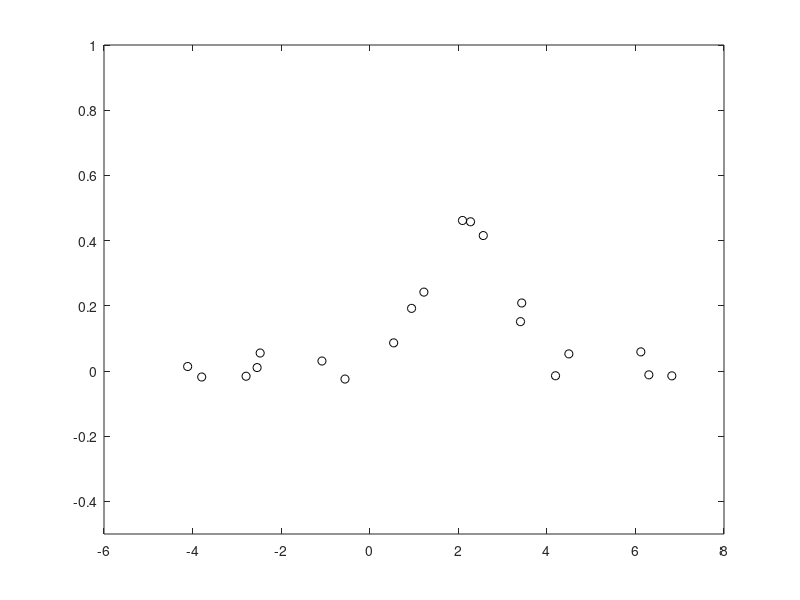

MATLAB code to generate this figure: (Note: this script raises an error after producing the figure.)
clc
clear
load('fitdata.mat');

clf
plot(X,Y,'ko');
hold on
ylim([-.5 1]);

%A = -.015;
%B = .05;
%C = .3;
%y = @(x) A*x.^2 + B*x + C;
mu = 0;
sigma2 = 1;
y = @(x) 1/sqrt(2*pi*sigma2).*exp(-(x-mu).^2/(2*sigma2));
coeff1 = fminsearch('calerror', [mu sigma2]);

xs = linspace(-6,8);
plot(xs,y(xs));


%RMS_error = 0;
for k = 1:Npts
    
    xdata = X(k);
    ydata = Y(k);
    
    
    plot( xdata,y(xdata),'k.','markersize',20);
    
    plot( [xdata xdata], [ydata y(xdata)], 'r', 'linewidth',2);
    
end

myfun1 = @(x) sin(x) + 0.6*x;
x1 = fminsearch(myfun1, 1);

myfun2 = @(x) sin(exp(x));
x2 = fminsearch(myfun2, 2);







